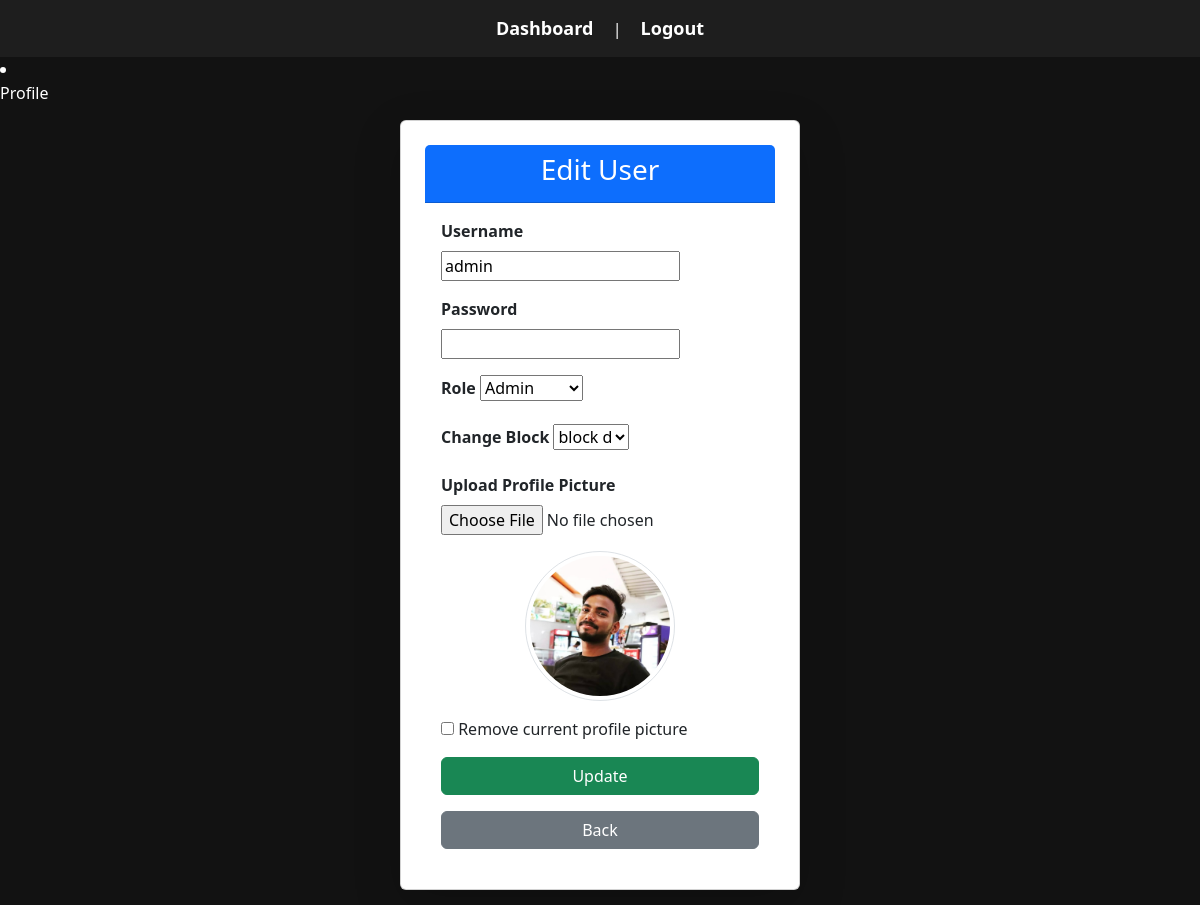
The app's page /update-user/3/ (signed in) with its own data.
### users/models.py (models this page shows, shortened)
class User(AbstractUser):
    ROLE_CHOICES = (
        ('admin', 'Admin'),
        ('supervisor', 'Supervisor'),
        ('surveyor', 'Surveyor'),
    )
    role = models.CharField(max_length=20, choices=ROLE_CHOICES)
    block = models.ForeignKey('Block', on_delete=models.SET_NULL, null=True, blank=True)
    image = models.ImageField(upload_to='user_images/', null=True, blank=True)
    created_by = models.ForeignKey(
        settings.AUTH_USER_MODEL,
        on_delete=models.SET_NULL,
        null=True, blank=True,
        related_name="created_users"
    )
    created_at = models.DateTimeField(auto_now_add=True)
    last_updated_by = models.ForeignKey(
        settings.AUTH_USER_MODEL,
        on_delete=models.SET_NULL,
        null=True, blank=True,
        related_name="updated_users"
    )
    last_updated_at = models.DateTimeField(auto_now=True)
    groups = models.ManyToManyField(Group, related_name="custom_user_groups")
    user_permissions = models.ManyToManyField(Permission, related_name="custom_user_permissions")
    class Meta:
        constraints = [
            models.UniqueConstraint(fields=['block'], condition=models.Q(role='supervisor'), name="unique_supervisor_per_block"),
        ]

### users/views.py (the view, shortened to what this page needs)
# urls.py: path('update-user/<int:user_id>/', views.update_user, name='update_user'),
@login_required
@role_required(['admin'])
def update_user(request, user_id):
    user = get_object_or_404(User, id=user_id)
    form = UserForm(request.POST or None, request.FILES or None, instance=user)
    form.fields['password'].required = False
    form.fields['block'].label = "Change Block"
    return render(request, 'users/update_user.html', {'form': form, 'user': user})

### users/forms.py (shortened to what this page needs)
class UserForm(forms.ModelForm):
    profile_image = forms.ImageField(required=False, label="Upload Profile Picture")
    class Meta:
        model = User
        fields = ['username', 'password', 'role', 'block', 'profile_image']  # Keeping essential fields
        widgets = {
            'password': forms.PasswordInput(),
        }

### users/models.py (called while the page is built)
    def __str__(self):
        return self.name

### users/views.py (called while the page is built)
def role_required(roles):
    def decorator(view_func):
        @wraps(view_func)
        def wrapper(request, *args, **kwargs):
            if not request.user.is_authenticated:
                return redirect('login')  # Redirect to login if session expired
            user_role = getattr(request.user, 'role', None)
            if user_role not in roles:
                return HttpResponseForbidden("You do not have permission to access this page.")
            return view_func(request, *args, **kwargs)
        return wrapper
    return decorator

### templates/users/update_user.html (shortened to what this page needs)
{% extends "users/base.html" %}
{% block content %}
<div class="card p-4 shadow-lg">
    <div class="card-header bg-primary text-white text-center">
        <h3>Edit User</h3>
    </div>
    <div class="card-body">
        <form method="post" enctype="multipart/form-data">
            {% for field in form %}
                <div class="mb-3">
                    <label class="form-label fw-bold">{{ field.label }}</label>
                    {{ field }}
                </div>
            {% endfor %}
            <div class="mb-3 text-center">
                {% if user.image %}
                    <img id="image-preview" src="{{ user.image.url }}" alt="Profile Image"
                        class="img-thumbnail rounded-circle" style="max-width: 150px; max-height: 150px;">
                {% else %}
                    <img id="image-preview" src="#" alt="Profile Image Preview"
                        class="img-thumbnail rounded-circle d-none" style="max-width: 150px; max-height: 150px;">
                {% endif %}
            </div>
            {% if user.image %}
            <div class="mb-3">
                <input type="checkbox" name="remove_image" id="remove_image">
                <label for="remove_image">Remove current profile picture</label>
            </div>
            {% endif %}
            <button type="submit" class="btn btn-success w-100">Update</button>
        </form>
        <a href="{% url 'list_users' %}" class="btn btn-secondary w-100 mt-3">Back</a>
    </div>
</div>
{% endblock %}

### templates/users/base.html (style rules this page uses)
body { background-color: #121212; color: white; }

### records on screen
User: form "admin" "Admin" "block d", image (placeholder picture)

### other values on screen
{{ field.label }} "Username" "Password" "Role" "Change Block" "Upload Profile Picture"
